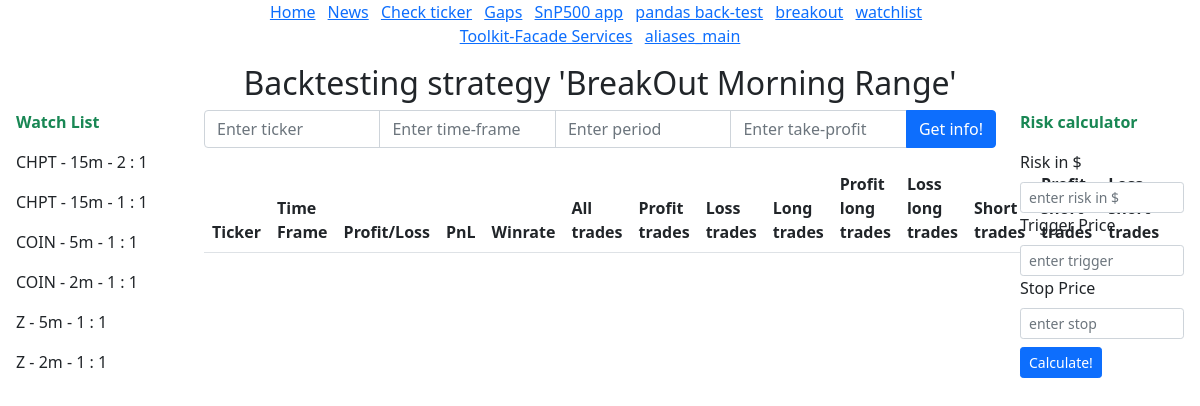
Page /breakout on the committed database.
### apps/stocks_info/models.py (models this page shows)
class WatchListModel(models.Model):
    ticker = models.CharField(max_length=100)
    pnl = models.CharField(max_length=100)
    winrate = models.CharField(max_length=100)
    timeframe = models.CharField(max_length=100)
    winloss = models.CharField(max_length=100)

### apps/stocks_info/views.py (the view, shortened to what this page needs)
# urls.py: path('breakout', BreakOutMorningRange.as_view(), name='breakout'),
class BreakOutMorningRange(View, BreakOutMorningRange):
    form_class = BreakOutRangeForm
    watch_list_form = WatchListForm
    model = WatchListModel
    template_name = 'stocks_info/breakout.html'
    def get(self, request, *args, **kwargs):
        form = self.form_class()
        watch_list_form = self.watch_list_form()
        context = self.model.objects.all()
        return render(request, self.template_name, {'form': form, 'watch_list_form': watch_list_form, 'context': context})

### apps/stocks_info/forms.py (shortened to what this page needs)
class BreakOutRangeForm(forms.Form):
    ticker = forms.CharField(
        required=True,
        widget=forms.TextInput(attrs={'placeholder': 'Enter ticker', 'class': 'form-control'})
    )
    tf = forms.CharField(
        required=True,
        widget=forms.TextInput(attrs={'placeholder': 'Enter time-frame', 'class': 'form-control'})
    )
    period = forms.CharField(
        required=True,
        widget=forms.TextInput(attrs={'placeholder': 'Enter period', 'class': 'form-control'})
    )
    profit = forms.CharField(
        required=True,
        widget=forms.TextInput(attrs={'placeholder': 'Enter take-profit', 'class': 'form-control'})
    )

class WatchListForm(forms.ModelForm):
    class Meta:
        model = WatchListModel
        fields = '__all__'
        widgets = {
            'ticker': forms.TextInput(attrs={'placeholder': 'Enter ticker', 'class': 'form-control form-control-sm'}),
            'pnl': forms.TextInput(attrs={'placeholder': 'Enter PnL', 'class': 'form-control form-control-sm'}),
            'winrate': forms.TextInput(attrs={'placeholder': 'Enter Winrate', 'class': 'form-control form-control-sm'}),
            'timeframe': forms.TextInput(attrs={'placeholder': 'Enter Time Frame', 'class': 'form-control form-control-sm'}),
            'winloss': forms.TextInput(attrs={'placeholder': 'Enter Win Loss', 'class': 'form-control form-control-sm'}),
        }

### apps/stocks_info/templates/stocks_info/breakout.html (shortened to what this page needs)
{% extends "stocks_info/home.html" %}
{% block pagetitle %}<h2 class="text-center">Backtesting strategy 'BreakOut Morning Range'</h2>{% endblock %}
{% block page %}
<form method="POST">
    <div class="input-group mb-3">
        {{ form.ticker }}
        {{ form.tf }}
        {{ form.period }}
        {{ form.profit }}
        <button type="submit" class="btn btn-primary">Get info!</button>
    </div>
</form>
<table class="table table-striped">
    <thead>
        <tr>
            <th scope="col">Ticker</th>
            <th scope="col">Time Frame</th>
            <th scope="col">Profit/Loss</th>
            <th scope="col">PnL</th>
            <th scope="col">Winrate</th>
            <th scope="col">All trades</th>
            <th scope="col">Profit trades</th>
            <th scope="col">Loss trades</th>
            <th scope="col">Long trades</th>
            <th scope="col">Profit long trades</th>
            <th scope="col">Loss long trades</th>
            <th scope="col">Short trades</th>
            <th scope="col">Profit short trades</th>
            <th scope="col">Loss short trades</th>
        </tr>
    </thead>
</table>
{% endblock %}

### apps/stocks_info/templates/stocks_info/home.html (shortened to what this page needs)
{% extends "base.html" %}
{% block content %}
<div class="row">
<div class="col-md-2">
    <p class="text-success ms-3"><b>Watch List</b></p>
    {% for i in context %}
    <p class="ms-3">{{i.ticker}} - {{i.timeframe}}m - {{i.winloss}}</p>
    {% endfor %}
</div>
<div class="col-md-8">
    {% block page %}
    {% endblock %}
</div>
<div class="col-md-2">
    <p class="text-success"><b>Risk calculator</b></p>
    <form>
        <div class="input-group-sm me-3">
            <label for="risk" class="form-label">Risk in $</label>
            <input id="risk" class="form-control form-control-sm" type="text" placeholder="enter risk in $">
            <label for="trigger" class="form-label">Trigger Price</label>
            <input id="trigger" class="form-control form-control-sm" type="text" placeholder="enter trigger">
            <label for="stop" class="form-label">Stop Price</label>
            <input id="stop" class="form-control form-control-sm" type="text" placeholder="enter stop">
            <button id="calc_size" type="button" class="btn btn-primary mt-2">Calculate!</button>
        </div>
    </form>
</div>
</div>
{% endblock %}

### rows in the picture
WatchListModel: ticker "CHPT", timeframe "15", winloss "2 : 1"
WatchListModel: ticker "CHPT", timeframe "15", winloss "1 : 1"
WatchListModel: ticker "COIN", timeframe "5", winloss "1 : 1"
WatchListModel: ticker "COIN", timeframe "2", winloss "1 : 1"
WatchListModel: ticker "Z", timeframe "5", winloss "1 : 1"
WatchListModel: ticker "Z", timeframe "2", winloss "1 : 1"
